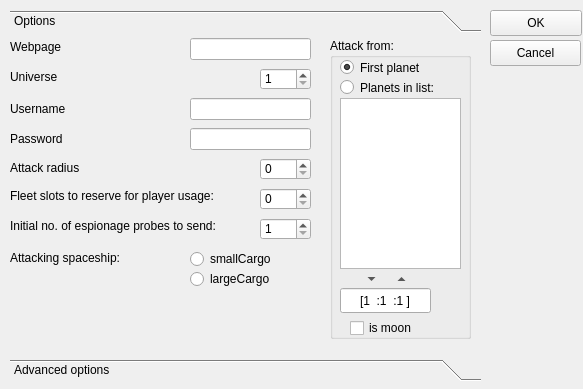
<ui version="4.0" >
 <class>Dialog</class>
 <widget class="QDialog" name="Dialog" >
  <property name="geometry" >
   <rect>
    <x>0</x>
    <y>0</y>
    <width>583</width>
    <height>389</height>
   </rect>
  </property>
  <property name="sizePolicy" >
   <sizepolicy>
    <hsizetype>0</hsizetype>
    <vsizetype>0</vsizetype>
    <horstretch>0</horstretch>
    <verstretch>0</verstretch>
   </sizepolicy>
  </property>
  <property name="windowTitle" >
   <string>Options</string>
  </property>
  <property name="windowIcon" >
   <iconset/>
  </property>
  <widget class="QLabel" name="label" >
   <property name="geometry" >
    <rect>
     <x>10</x>
     <y>370</y>
     <width>46</width>
     <height>14</height>
    </rect>
   </property>
   <property name="text" >
    <string/>
   </property>
  </widget>
  <widget class="QPushButton" name="cancelButton" >
   <property name="geometry" >
    <rect>
     <x>490</x>
     <y>40</y>
     <width>91</width>
     <height>26</height>
    </rect>
   </property>
   <property name="text" >
    <string>Cancel</string>
   </property>
   <property name="autoDefault" >
    <bool>false</bool>
   </property>
  </widget>
  <widget class="QPushButton" name="okButton" >
   <property name="geometry" >
    <rect>
     <x>490</x>
     <y>10</y>
     <width>92</width>
     <height>26</height>
    </rect>
   </property>
   <property name="text" >
    <string>OK</string>
   </property>
   <property name="autoDefault" >
    <bool>false</bool>
   </property>
  </widget>
  <widget class="QToolBox" name="toolBox" >
   <property name="geometry" >
    <rect>
     <x>10</x>
     <y>10</y>
     <width>471</width>
     <height>371</height>
    </rect>
   </property>
   <property name="currentIndex" >
    <number>0</number>
   </property>
   <widget class="QWidget" name="page_3" >
    <property name="geometry" >
     <rect>
      <x>0</x>
      <y>0</y>
      <width>471</width>
      <height>311</height>
     </rect>
    </property>
    <attribute name="label" >
     <string>Options</string>
    </attribute>
    <widget class="QLabel" name="label_12" >
     <property name="geometry" >
      <rect>
       <x>0</x>
       <y>0</y>
       <width>171</width>
       <height>17</height>
      </rect>
     </property>
     <property name="text" >
      <string>Webpage</string>
     </property>
     <property name="buddy" >
      <cstring>webpageLineEdit</cstring>
     </property>
    </widget>
    <widget class="QLabel" name="label_13" >
     <property name="geometry" >
      <rect>
       <x>0</x>
       <y>30</y>
       <width>241</width>
       <height>18</height>
      </rect>
     </property>
     <property name="text" >
      <string>Universe</string>
     </property>
     <property name="buddy" >
      <cstring>universeSpinBox</cstring>
     </property>
    </widget>
    <widget class="QLabel" name="label_10" >
     <property name="geometry" >
      <rect>
       <x>0</x>
       <y>60</y>
       <width>171</width>
       <height>22</height>
      </rect>
     </property>
     <property name="text" >
      <string>Username</string>
     </property>
     <property name="buddy" >
      <cstring>usernameLineEdit</cstring>
     </property>
    </widget>
    <widget class="QLabel" name="label_11" >
     <property name="geometry" >
      <rect>
       <x>0</x>
       <y>90</y>
       <width>171</width>
       <height>22</height>
      </rect>
     </property>
     <property name="text" >
      <string>Password</string>
     </property>
     <property name="buddy" >
      <cstring>passwordLineEdit</cstring>
     </property>
    </widget>
    <widget class="QLabel" name="label_14" >
     <property name="geometry" >
      <rect>
       <x>0</x>
       <y>170</y>
       <width>231</width>
       <height>36</height>
      </rect>
     </property>
     <property name="text" >
      <string>Initial no. of espionage probes to send:</string>
     </property>
     <property name="buddy" >
      <cstring>probesToSendSpinBox</cstring>
     </property>
    </widget>
    <widget class="QLabel" name="label_15" >
     <property name="geometry" >
      <rect>
       <x>0</x>
       <y>140</y>
       <width>231</width>
       <height>36</height>
      </rect>
     </property>
     <property name="text" >
      <string>Fleet slots to reserve for player usage:</string>
     </property>
     <property name="buddy" >
      <cstring>probesToSendSpinBox</cstring>
     </property>
    </widget>
    <widget class="QLabel" name="label_3" >
     <property name="geometry" >
      <rect>
       <x>0</x>
       <y>120</y>
       <width>181</width>
       <height>20</height>
      </rect>
     </property>
     <property name="text" >
      <string>Attack radius</string>
     </property>
     <property name="buddy" >
      <cstring>attackRadiusSpinBox</cstring>
     </property>
    </widget>
    <widget class="QSpinBox" name="probesToSendSpinBox" >
     <property name="geometry" >
      <rect>
       <x>250</x>
       <y>180</y>
       <width>51</width>
       <height>22</height>
      </rect>
     </property>
     <property name="minimum" >
      <number>1</number>
     </property>
    </widget>
    <widget class="QSpinBox" name="slotsToReserveSpinBox" >
     <property name="geometry" >
      <rect>
       <x>250</x>
       <y>150</y>
       <width>51</width>
       <height>22</height>
      </rect>
     </property>
     <property name="minimum" >
      <number>0</number>
     </property>
    </widget>
    <widget class="QSpinBox" name="attackRadiusSpinBox" >
     <property name="geometry" >
      <rect>
       <x>250</x>
       <y>120</y>
       <width>51</width>
       <height>22</height>
      </rect>
     </property>
     <property name="maximum" >
      <number>999999999</number>
     </property>
    </widget>
    <widget class="QLineEdit" name="passwordLineEdit" >
     <property name="geometry" >
      <rect>
       <x>180</x>
       <y>90</y>
       <width>121</width>
       <height>22</height>
      </rect>
     </property>
     <property name="echoMode" >
      <enum>QLineEdit::Password</enum>
     </property>
    </widget>
    <widget class="QSpinBox" name="universeSpinBox" >
     <property name="geometry" >
      <rect>
       <x>250</x>
       <y>30</y>
       <width>51</width>
       <height>22</height>
      </rect>
     </property>
     <property name="minimum" >
      <number>1</number>
     </property>
    </widget>
    <widget class="QLineEdit" name="webpageLineEdit" >
     <property name="geometry" >
      <rect>
       <x>180</x>
       <y>0</y>
       <width>121</width>
       <height>22</height>
      </rect>
     </property>
     <property name="text" >
      <string/>
     </property>
    </widget>
    <widget class="QLineEdit" name="usernameLineEdit" >
     <property name="geometry" >
      <rect>
       <x>180</x>
       <y>60</y>
       <width>121</width>
       <height>22</height>
      </rect>
     </property>
    </widget>
    <widget class="QRadioButton" name="smallCargoRadioButton" >
     <property name="geometry" >
      <rect>
       <x>180</x>
       <y>210</y>
       <width>92</width>
       <height>22</height>
      </rect>
     </property>
     <property name="text" >
      <string>smallCargo</string>
     </property>
    </widget>
    <widget class="QRadioButton" name="largeCargoRadioButton" >
     <property name="geometry" >
      <rect>
       <x>180</x>
       <y>230</y>
       <width>92</width>
       <height>22</height>
      </rect>
     </property>
     <property name="text" >
      <string>largeCargo</string>
     </property>
    </widget>
    <widget class="QLabel" name="label_2" >
     <property name="geometry" >
      <rect>
       <x>0</x>
       <y>210</y>
       <width>151</width>
       <height>20</height>
      </rect>
     </property>
     <property name="text" >
      <string>Attacking spaceship:</string>
     </property>
    </widget>
    <widget class="QGroupBox" name="groupBox" >
     <property name="geometry" >
      <rect>
       <x>320</x>
       <y>0</y>
       <width>141</width>
       <height>301</height>
      </rect>
     </property>
     <property name="title" >
      <string>Attack from:</string>
     </property>
     <widget class="QRadioButton" name="rotatePlanetsRadio" >
      <property name="geometry" >
       <rect>
        <x>10</x>
        <y>40</y>
        <width>101</width>
        <height>19</height>
       </rect>
      </property>
      <property name="text" >
       <string>Planets in list:</string>
      </property>
     </widget>
     <widget class="QRadioButton" name="mainPlanetRadio" >
      <property name="geometry" >
       <rect>
        <x>10</x>
        <y>20</y>
        <width>111</width>
        <height>19</height>
       </rect>
      </property>
      <property name="text" >
       <string>First planet</string>
      </property>
      <property name="checked" >
       <bool>true</bool>
      </property>
     </widget>
     <widget class="QToolButton" name="addPlanetButton" >
      <property name="geometry" >
       <rect>
        <x>60</x>
        <y>230</y>
        <width>23</width>
        <height>22</height>
       </rect>
      </property>
      <property name="text" >
       <string/>
      </property>
      <property name="autoRaise" >
       <bool>true</bool>
      </property>
      <property name="arrowType" >
       <enum>Qt::UpArrow</enum>
      </property>
     </widget>
     <widget class="QToolButton" name="removePlanetButton" >
      <property name="geometry" >
       <rect>
        <x>30</x>
        <y>230</y>
        <width>23</width>
        <height>22</height>
       </rect>
      </property>
      <property name="text" >
       <string/>
      </property>
      <property name="autoRaise" >
       <bool>true</bool>
      </property>
      <property name="arrowType" >
       <enum>Qt::DownArrow</enum>
      </property>
     </widget>
     <widget class="QListWidget" name="sourcePlanetsList" >
      <property name="geometry" >
       <rect>
        <x>10</x>
        <y>60</y>
        <width>121</width>
        <height>171</height>
       </rect>
      </property>
      <property name="horizontalScrollBarPolicy" >
       <enum>Qt::ScrollBarAlwaysOff</enum>
      </property>
      <property name="textElideMode" >
       <enum>Qt::ElideLeft</enum>
      </property>
     </widget>
     <widget class="QCheckBox" name="isMoonCheckBox" >
      <property name="geometry" >
       <rect>
        <x>20</x>
        <y>280</y>
        <width>71</width>
        <height>20</height>
       </rect>
      </property>
      <property name="text" >
       <string>is moon</string>
      </property>
     </widget>
     <widget class="QLineEdit" name="addPlanetLineEdit" >
      <property name="geometry" >
       <rect>
        <x>10</x>
        <y>250</y>
        <width>91</width>
        <height>25</height>
       </rect>
      </property>
      <property name="inputMask" >
       <string>\[999:999:99\]; </string>
      </property>
      <property name="text" >
       <string>[1:1:1]</string>
      </property>
      <property name="alignment" >
       <set>Qt::AlignHCenter</set>
      </property>
     </widget>
    </widget>
   </widget>
   <widget class="QWidget" name="page_4" >
    <property name="geometry" >
     <rect>
      <x>0</x>
      <y>0</y>
      <width>471</width>
      <height>311</height>
     </rect>
    </property>
    <attribute name="label" >
     <string>Advanced options</string>
    </attribute>
    <widget class="QTabWidget" name="tabWidget" >
     <property name="geometry" >
      <rect>
       <x>0</x>
       <y>0</y>
       <width>471</width>
       <height>311</height>
      </rect>
     </property>
     <property name="tabPosition" >
      <enum>QTabWidget::West</enum>
     </property>
     <property name="currentIndex" >
      <number>0</number>
     </property>
     <widget class="QWidget" name="tab" >
      <attribute name="title" >
       <string>Page 1</string>
      </attribute>
      <widget class="QGroupBox" name="groupBox_3" >
       <property name="geometry" >
        <rect>
         <x>10</x>
         <y>10</y>
         <width>421</width>
         <height>121</height>
        </rect>
       </property>
       <property name="title" >
        <string>Attack the planet with:</string>
       </property>
       <widget class="QRadioButton" name="mostMetalRadioButton" >
        <property name="geometry" >
         <rect>
          <x>10</x>
          <y>60</y>
          <width>111</width>
          <height>22</height>
         </rect>
        </property>
        <property name="text" >
         <string>most metal</string>
        </property>
       </widget>
       <widget class="QRadioButton" name="mostCrystalRadioButton" >
        <property name="geometry" >
         <rect>
          <x>130</x>
          <y>60</y>
          <width>111</width>
          <height>22</height>
         </rect>
        </property>
        <property name="text" >
         <string>most crystal</string>
        </property>
       </widget>
       <widget class="QRadioButton" name="mostDeuteriumRadioButton" >
        <property name="geometry" >
         <rect>
          <x>260</x>
          <y>60</y>
          <width>111</width>
          <height>22</height>
         </rect>
        </property>
        <property name="text" >
         <string>most deuterium</string>
        </property>
       </widget>
       <widget class="QRadioButton" name="customFormulaRadioButton" >
        <property name="geometry" >
         <rect>
          <x>10</x>
          <y>90</y>
          <width>111</width>
          <height>20</height>
         </rect>
        </property>
        <property name="text" >
         <string>custom formula:</string>
        </property>
       </widget>
       <widget class="QLineEdit" name="rentabilityFormulaLineEdit" >
        <property name="geometry" >
         <rect>
          <x>130</x>
          <y>90</y>
          <width>281</width>
          <height>24</height>
         </rect>
        </property>
       </widget>
       <widget class="QRadioButton" name="mostTotalRadioButton" >
        <property name="geometry" >
         <rect>
          <x>260</x>
          <y>40</y>
          <width>141</width>
          <height>22</height>
         </rect>
        </property>
        <property name="text" >
         <string>most total resources</string>
        </property>
       </widget>
       <widget class="QRadioButton" name="defaultFormulaRadioButton" >
        <property name="geometry" >
         <rect>
          <x>10</x>
          <y>20</y>
          <width>341</width>
          <height>22</height>
         </rect>
        </property>
        <property name="text" >
         <string>best resources / distance relation, applying ratio 3:2:1</string>
        </property>
       </widget>
       <widget class="QRadioButton" name="bestRelationRadioButton" >
        <property name="geometry" >
         <rect>
          <x>10</x>
          <y>40</y>
          <width>221</width>
          <height>22</height>
         </rect>
        </property>
        <property name="text" >
         <string>best resources / distance relation</string>
        </property>
       </widget>
      </widget>
      <widget class="QGroupBox" name="groupBox_2" >
       <property name="geometry" >
        <rect>
         <x>10</x>
         <y>150</y>
         <width>211</width>
         <height>141</height>
        </rect>
       </property>
       <property name="title" >
        <string>Do not attack to (one per line):</string>
       </property>
       <widget class="QLabel" name="label_18" >
        <property name="geometry" >
         <rect>
          <x>10</x>
          <y>20</y>
          <width>46</width>
          <height>16</height>
         </rect>
        </property>
        <property name="text" >
         <string>Players:</string>
        </property>
        <property name="buddy" >
         <cstring>probesToSendSpinBox</cstring>
        </property>
       </widget>
       <widget class="QLabel" name="label_19" >
        <property name="geometry" >
         <rect>
          <x>110</x>
          <y>20</y>
          <width>54</width>
          <height>16</height>
         </rect>
        </property>
        <property name="text" >
         <string>Alliances:</string>
        </property>
        <property name="buddy" >
         <cstring>probesToSendSpinBox</cstring>
        </property>
       </widget>
       <widget class="QTextEdit" name="alliancesToAvoidTextEdit" >
        <property name="geometry" >
         <rect>
          <x>110</x>
          <y>40</y>
          <width>94</width>
          <height>94</height>
         </rect>
        </property>
        <property name="lineWrapMode" >
         <enum>QTextEdit::NoWrap</enum>
        </property>
       </widget>
       <widget class="QTextEdit" name="playersToAvoidTextEdit" >
        <property name="geometry" >
         <rect>
          <x>10</x>
          <y>40</y>
          <width>94</width>
          <height>94</height>
         </rect>
        </property>
        <property name="lineWrapMode" >
         <enum>QTextEdit::NoWrap</enum>
        </property>
       </widget>
      </widget>
      <widget class="QCheckBox" name="isMoonCheckBox2" >
       <property name="geometry" >
        <rect>
         <x>250</x>
         <y>270</y>
         <width>71</width>
         <height>20</height>
        </rect>
       </property>
       <property name="text" >
        <string>is moon</string>
       </property>
      </widget>
      <widget class="QLineEdit" name="deuteriumSourcePlanetLineEdit" >
       <property name="geometry" >
        <rect>
         <x>240</x>
         <y>240</y>
         <width>91</width>
         <height>25</height>
        </rect>
       </property>
       <property name="inputMask" >
        <string>\[999:999:99\]; </string>
       </property>
       <property name="text" >
        <string>[::]</string>
       </property>
       <property name="alignment" >
        <set>Qt::AlignHCenter</set>
       </property>
      </widget>
      <widget class="QLabel" name="label_16" >
       <property name="geometry" >
        <rect>
         <x>240</x>
         <y>220</y>
         <width>141</width>
         <height>16</height>
        </rect>
       </property>
       <property name="text" >
        <string>Deuterium source planet:</string>
       </property>
      </widget>
      <widget class="QLabel" name="label_17" >
       <property name="geometry" >
        <rect>
         <x>240</x>
         <y>150</y>
         <width>181</width>
         <height>16</height>
        </rect>
       </property>
       <property name="text" >
        <string>Discard planet if more than</string>
       </property>
      </widget>
      <widget class="QLabel" name="label_20" >
       <property name="geometry" >
        <rect>
         <x>290</x>
         <y>170</y>
         <width>121</width>
         <height>20</height>
        </rect>
       </property>
       <property name="text" >
        <string>probes are needed.</string>
       </property>
      </widget>
      <widget class="QSpinBox" name="maxProbesSpinBox" >
       <property name="geometry" >
        <rect>
         <x>240</x>
         <y>170</y>
         <width>46</width>
         <height>23</height>
        </rect>
       </property>
      </widget>
     </widget>
     <widget class="QWidget" name="tab_2" >
      <attribute name="title" >
       <string>Page 2</string>
      </attribute>
      <widget class="QSpinBox" name="systemsPerGalaxySpinBox" >
       <property name="geometry" >
        <rect>
         <x>250</x>
         <y>10</y>
         <width>61</width>
         <height>23</height>
        </rect>
       </property>
       <property name="maximum" >
        <number>9999</number>
       </property>
       <property name="minimum" >
        <number>1</number>
       </property>
      </widget>
      <widget class="QLabel" name="label_9" >
       <property name="geometry" >
        <rect>
         <x>10</x>
         <y>40</y>
         <width>212</width>
         <height>21</height>
        </rect>
       </property>
       <property name="text" >
        <string>Proxy server (leave empty for none):</string>
       </property>
      </widget>
      <widget class="QLineEdit" name="proxyLineEdit" >
       <property name="geometry" >
        <rect>
         <x>10</x>
         <y>60</y>
         <width>431</width>
         <height>24</height>
        </rect>
       </property>
      </widget>
      <widget class="QLabel" name="label_7" >
       <property name="geometry" >
        <rect>
         <x>10</x>
         <y>90</y>
         <width>230</width>
         <height>21</height>
        </rect>
       </property>
       <property name="text" >
        <string>(e.g: joe:password@myproxy.com:3128)</string>
       </property>
      </widget>
      <widget class="QLineEdit" name="userAgentLineEdit" >
       <property name="geometry" >
        <rect>
         <x>10</x>
         <y>270</y>
         <width>371</width>
         <height>25</height>
        </rect>
       </property>
      </widget>
      <widget class="QPushButton" name="resetUserAgentButton" >
       <property name="geometry" >
        <rect>
         <x>390</x>
         <y>270</y>
         <width>51</width>
         <height>26</height>
        </rect>
       </property>
       <property name="text" >
        <string>Reset</string>
       </property>
       <property name="autoDefault" >
        <bool>false</bool>
       </property>
      </widget>
      <widget class="QLabel" name="label_6" >
       <property name="geometry" >
        <rect>
         <x>10</x>
         <y>250</y>
         <width>66</width>
         <height>21</height>
        </rect>
       </property>
       <property name="text" >
        <string>User agent:</string>
       </property>
      </widget>
      <widget class="QLabel" name="label_8" >
       <property name="geometry" >
        <rect>
         <x>10</x>
         <y>10</y>
         <width>231</width>
         <height>21</height>
        </rect>
       </property>
       <property name="text" >
        <string>Solar systems per galaxy in the server:</string>
       </property>
      </widget>
     </widget>
    </widget>
   </widget>
  </widget>
 </widget>
 <tabstops>
  <tabstop>webpageLineEdit</tabstop>
  <tabstop>universeSpinBox</tabstop>
  <tabstop>usernameLineEdit</tabstop>
  <tabstop>passwordLineEdit</tabstop>
  <tabstop>attackRadiusSpinBox</tabstop>
  <tabstop>probesToSendSpinBox</tabstop>
  <tabstop>okButton</tabstop>
  <tabstop>cancelButton</tabstop>
 </tabstops>
 <resources/>
 <connections>
  <connection>
   <sender>cancelButton</sender>
   <signal>clicked()</signal>
   <receiver>Dialog</receiver>
   <slot>reject()</slot>
   <hints>
    <hint type="sourcelabel" >
     <x>480</x>
     <y>75</y>
    </hint>
    <hint type="destinationlabel" >
     <x>179</x>
     <y>282</y>
    </hint>
   </hints>
  </connection>
 </connections>
</ui>
